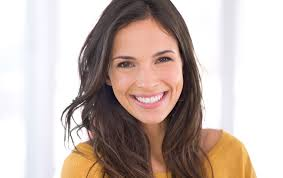
#> input picture opencv/images (3).jpg, 283 x 178 px
$ python -i testhsv_color.py   (imports and definitions only)
#> lines starting #> are read from the running program, lines starting #| are printed output that depends on the picture
import streamlit as st
import cv2
import numpy as np
from PIL import Image
import tempfile

# [1 line not run here, left out]

# Input type
# [4 lines that did not run here, left out]

# 🎯 Color Mode Selection
# [4 lines that did not run here, left out]

# 🎯 Preset colors
# [4 lines that did not run here, left out]

# 🎯 HSV Sliders (for custom mode)
# [1 line that did not run here, left out]
# [1 line that did not run here, left out]
# [1 line that did not run here, left out]
# [1 line that did not run here, left out]
# [1 line that did not run here, left out]
# [1 line that did not run here, left out]


# 🎯 Detection Function
def detect(frame):
    hsv = cv2.cvtColor(frame, cv2.COLOR_BGR2HSV)

    # PRESET COLORS
    if mode == "Preset Colors":
        if preset_color == "Red":
            low = np.array([161, 155, 84])
            high = np.array([179, 255, 255])
        elif preset_color == "Blue":
            low = np.array([94, 80, 2])
            high = np.array([126, 255, 255])
        elif preset_color == "Green":
            low = np.array([40, 100, 100])
            high = np.array([102, 255, 255])

    # CUSTOM HSV
    elif mode == "Custom HSV":
        low = np.array([h_min, s_min, v_min])
        high = np.array([h_max, s_max, v_max])

    # ALL COLORS EXCEPT WHITE
    elif mode == "All Colors (Except White)":
        low = np.array([0, 42, 0])
        high = np.array([179, 255, 255])

    mask = cv2.inRange(hsv, low, high)
    result = cv2.bitwise_and(frame, frame, mask=mask)

    return result, mask


# 📤 IMAGE
# [57 lines not run here, left out]

>>> import cv2
>>> picture = cv2.imread('images (3).jpg', cv2.IMREAD_GRAYSCALE)
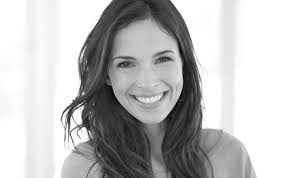
#> picture: shape (178, 283); min 0, max 255, mean 186.6
#> (the run stopped early here; a loop or call above may not have finished)
